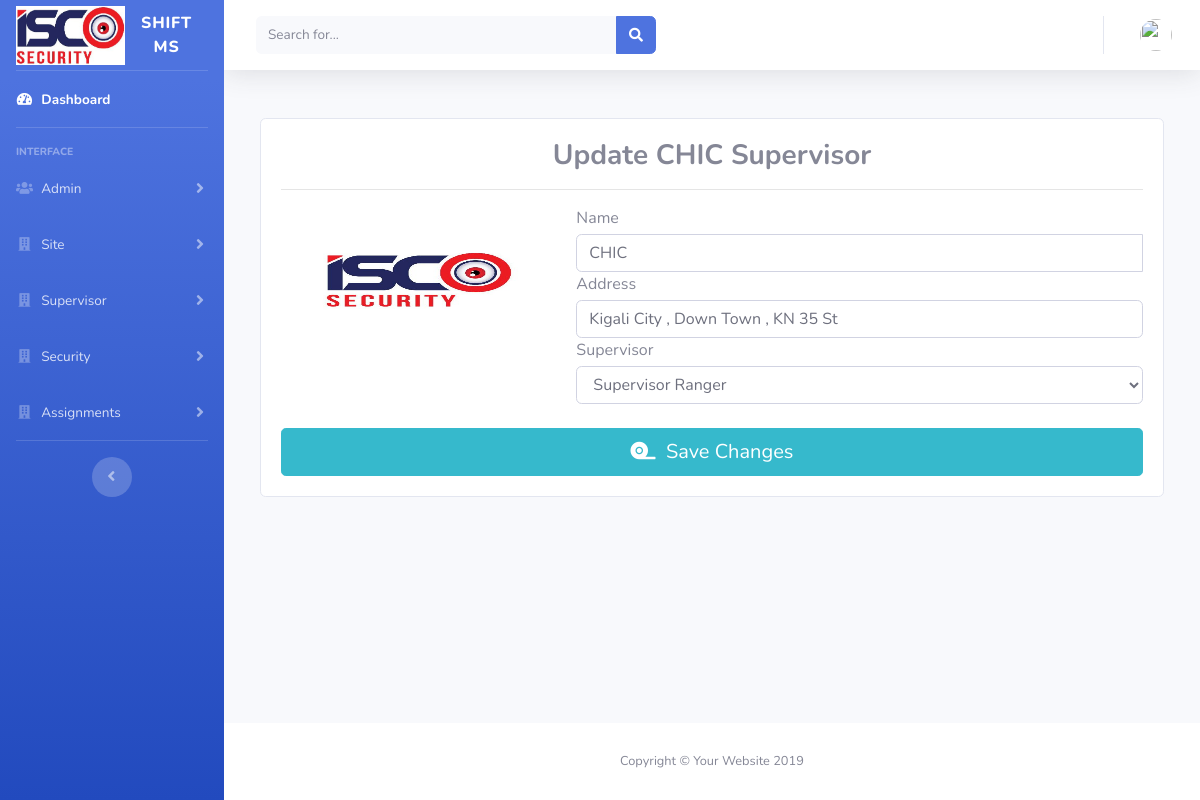
/master/index.php?update-supervisor-assignment&&site_id=1 (signed in), run on the app's committed database.
### tables this page shows
CREATE TABLE `site` (
  `site_id` int(11) NOT NULL,
  `site_name` longtext NOT NULL,
  `site_address` longtext NOT NULL,
  `site_email` longtext NOT NULL,
  `site_tel` longtext NOT NULL,
  `site_date` timestamp NOT NULL DEFAULT current_timestamp() ON UPDATE current_timestamp(),
  `supervisor_id` int(50) DEFAULT NULL
);

CREATE TABLE `supervisor` (
  `supervisor_id` int(11) NOT NULL,
  `username` longtext DEFAULT NULL,
  `password` longtext DEFAULT NULL,
  `supervisor_name` longtext DEFAULT NULL,
  `gender` longtext DEFAULT NULL,
  `u_type_id` int(100) DEFAULT NULL,
  `tel` longtext DEFAULT NULL,
  `mail` longtext DEFAULT NULL,
  `profile` varchar(255) DEFAULT NULL,
  `site_id` int(11) DEFAULT NULL
);

### master/update_supervisor_assignment.php (the view, shortened to what this page needs)
<?php
                $site_id=$_GET['site_id'];
                    $sql1="SELECT * FROM site WHERE site_id='$site_id' ";
                    $result1=$conn->query($sql1);
                    while ($row1 = $result1->fetch_assoc()) {
                        $site_name=$row1['site_name'];
                        $site_address=$row1['site_address'];
                        $superv_id=$row1['supervisor_id'];
                    }
                    $sql_2=" SELECT * FROM supervisor WHERE supervisor_id='$superv_id'  ";
                    $result_2=$conn->query($sql_2);
                    while ($row_2 = $result_2->fetch_assoc()) {
                        $superv_id=$row_2['supervisor_id'];
                        $superv_name=$row_2['supervisor_name'];
                    }
?>
                <div class="container-fluid">
                    <div class="row" id="loader_general_admin2">
                            <div class="col-lg-12">
                            <div class="table-responsive table-responsive-data">
                                    <br>
                                <div class="col-lg-12">
                                    <div class="card">
                                    <div class="card-body">
                                        <div class="card-title">
                                            <h3 class="text-center title-2"><b> Update <?php echo $site_name ?> Supervisor</b></h3>
                                        </div>
                                        <hr>
                                        <form action="#/" onsubmit="update_site_supervisor();return false;"  method="post" novalidate="novalidate">
                                            <div class="row">
                                                <div class="col-lg-4">
                                                    <div class="form-group">
                                                        <img class="align-self-center  mr-3" src="../assets/img/tap.jpg"  width="100%" height="150px">
                                                        <br>
                                                    </div>
                                                </div>
                                                <div class="col-lg-8">
                                                    <label for="x_card_code" class="control-label mb-1"> Name </label>
                                                    <div class="input-group">
                                                        <label class="form-control cc-cvc"><?php echo $site_name; ?></label>
                                                    </div>
                                                    <label for="x_card_code" class="control-label mb-1"> Address </label>
                                                    <div class="input-group">
                                                        <label class="form-control cc-cvc"><?php echo $site_address; ?></label>
                                                    </div>
                                                    <label for="x_card_code" class="control-label mb-1">Supervisor</label>
                                                    <div class="input-group">
                                                        <select id="sup_id" name="sup_id" class="form-control cc-cvc">
                                                            <option value="<?php echo $superv_id; ?>"> <?php echo $superv_name; ?> </option>
                                                        </select>
                                                    </div>
                                                        <br>
                                                </div>
                                            </div>
                                            <div>
                                                <button id="payment-button" type="submit" class="btn btn-lg btn-info btn-block">
                                                    <i class="fas fa-fw fa-tape"></i>&nbsp;
                                                    <span id="payment-button-amount">Save Changes</span>
                                                </button>
                                            </div>
                                        </form>
                                    </div>
                                </div>
                            </div>
                        </div>
                    </div>
                </div>
            </div>

### data on the page
site: site_name "CHIC", site_address "Kigali City , Down Town , KN 35 St"
supervisor: sup_id "Supervisor Ranger"
